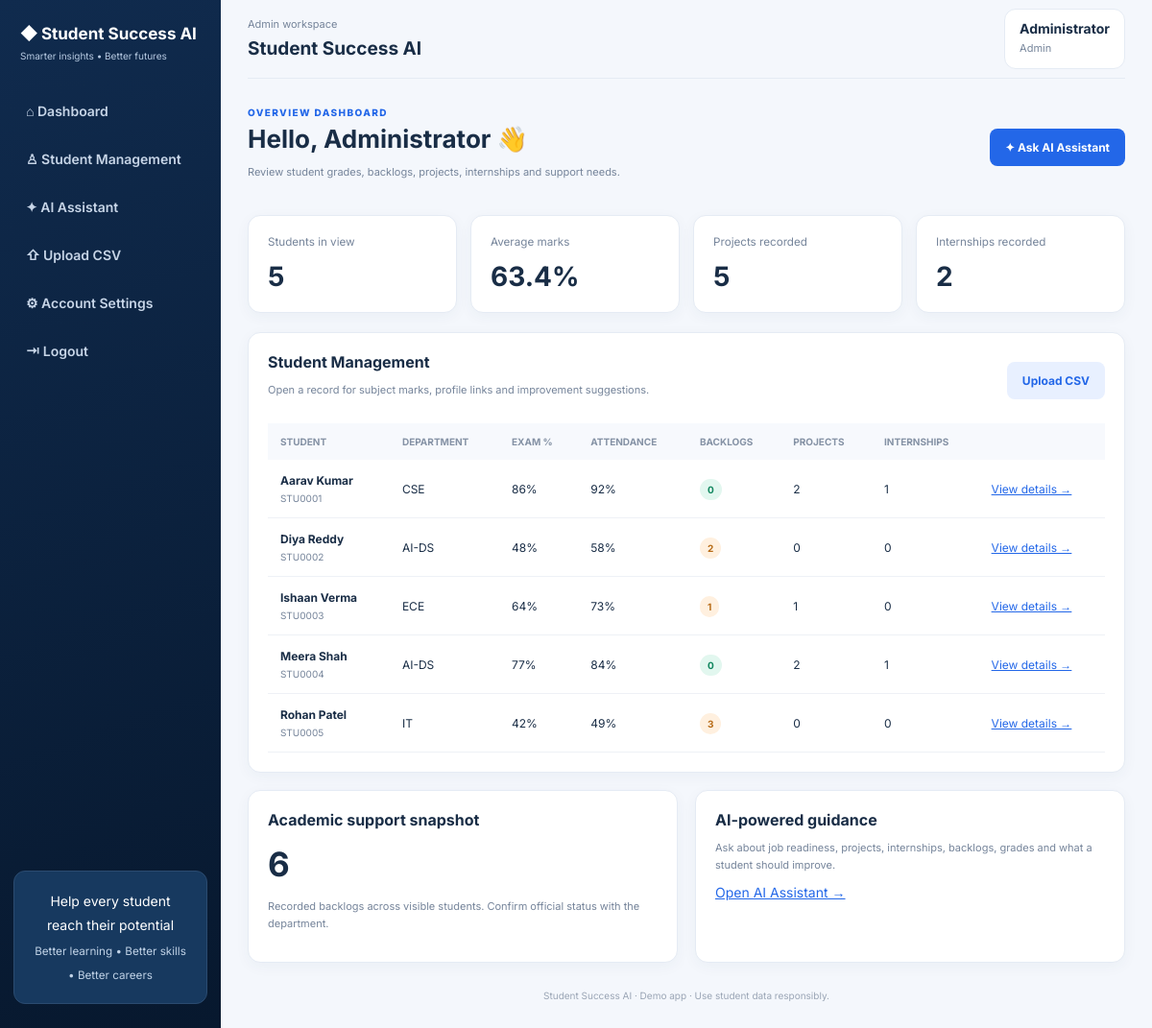
The app's page /dashboard (signed in) with its own data.
### tables this page shows
CREATE TABLE users(id INTEGER PRIMARY KEY,username TEXT UNIQUE,password_hash TEXT,role TEXT,student_id TEXT,display_name TEXT);

CREATE TABLE students(student_id TEXT PRIMARY KEY,student_name TEXT,department TEXT,attendance_pct REAL DEFAULT 0,average_marks REAL DEFAULT 0,skills_score REAL DEFAULT 0,backlogs INTEGER DEFAULT 0,projects INTEGER DEFAULT 0,internships INTEGER DEFAULT 0,courses INTEGER DEFAULT 0,certifications INTEGER DEFAULT 0,linkedin_url TEXT DEFAULT '',github_url TEXT DEFAULT '',exam_percentage REAL DEFAULT 0);

### app.py (the view)
@app.route('/dashboard')
def dashboard():
 u=who()
 if not u:return redirect(url_for('login'))
 ss=list_students(u); avg=round(sum(s['average_marks'] for s in ss)/len(ss),1) if ss else 0
 return render_template('dashboard.html',user=u,students=ss,average=avg,projects=sum(s['projects'] for s in ss),internships=sum(s['internships'] for s in ss),backlogs=sum(s['backlogs'] for s in ss))

### app.py (called while the page is built)
def db():
 c=sqlite3.connect(DB); c.row_factory=sqlite3.Row; return c

def who():
 if not session.get('uid'): return None
 with db() as c: return c.execute('SELECT * FROM users WHERE id=?',(session['uid'],)).fetchone()

def list_students(u):
 with db() as c: return c.execute('SELECT * FROM students ORDER BY student_name').fetchall() if u['role'] in ('admin','staff') else c.execute('SELECT * FROM students WHERE student_id=?',(u['student_id'],)).fetchall()

### templates/dashboard.html
{% extends "base.html" %}{% block content %}<section class="welcome"><div><small class="eyebrow">OVERVIEW DASHBOARD</small><h1>Hello, {{user['display_name']}} 👋</h1><p class="muted">{% if user['role'] in ['admin','staff'] %}Review student grades, backlogs, projects, internships and support needs.{% elif user['role']=='parent' %}View the linked student's academic progress.{% else %}Track your own academic and career progress.{% endif %}</p></div><a class="btn primary" href="{{url_for('ai')}}">✦ Ask AI Assistant</a></section><div class="stats"><div class="stat"><small>Students in view</small><strong>{{students|length}}</strong></div><div class="stat"><small>Average marks</small><strong>{{average}}%</strong></div><div class="stat"><small>Projects recorded</small><strong>{{projects}}</strong></div><div class="stat"><small>Internships recorded</small><strong>{{internships}}</strong></div></div><section class="panel"><div class="panelhead"><div><h2>{% if user['role'] in ['admin','staff'] %}Student Management{% else %}My Student Profile{% endif %}</h2><p class="muted">Open a record for subject marks, profile links and improvement suggestions.</p></div>{% if user['role']=='admin' %}<a class="btn pale" href="{{url_for('upload')}}">Upload CSV</a>{% endif %}</div><div class="tablewrap"><table><thead><tr><th>Student</th><th>Department</th><th>Exam %</th><th>Attendance</th><th>Backlogs</th><th>Projects</th><th>Internships</th><th></th></tr></thead><tbody>{% for s in students %}<tr><td><b>{{s['student_name']}}</b><small>{{s['student_id']}}</small></td><td>{{s['department']}}</td><td>{{s['exam_percentage']|round|int}}%</td><td>{{s['attendance_pct']|round|int}}%</td><td><span class="badge {% if s['backlogs'] %}warn{% else %}ok{% endif %}">{{s['backlogs']}}</span></td><td>{{s['projects']}}</td><td>{{s['internships']}}</td><td><a href="{{url_for('student',sid=s['student_id'])}}">View details →</a></td></tr>{% endfor %}</tbody></table></div></section><div class="twocol"><section class="panel"><h2>Academic support snapshot</h2><strong class="big">{{backlogs}}</strong><p class="muted">Recorded backlogs across visible students. Confirm official status with the department.</p></section><section class="panel"><h2>AI-powered guidance</h2><p class="muted">Ask about job readiness, projects, internships, backlogs, grades and what a student should improve.</p><a href="{{url_for('ai')}}">Open AI Assistant →</a></section></div>{% endblock %}

### templates/base.html
<!doctype html><html><head><meta charset="utf-8"><meta name="viewport" content="width=device-width,initial-scale=1"><title>Student Success AI</title><link rel="stylesheet" href="{{url_for('static',filename='style.css')}}"></head><body>{% if user %}<aside class="sidebar"><div class="brand"><b>◆ Student Success AI</b><small>Smarter insights • Better futures</small></div><nav><a href="{{url_for('dashboard')}}">⌂ Dashboard</a><a href="{{url_for('dashboard')}}">♙ Student Management</a><a href="{{url_for('ai')}}">✦ AI Assistant</a>{% if user['role']=='admin' %}<a href="{{url_for('upload')}}">⇧ Upload CSV</a>{% endif %}{% if user['role'] in ['admin','staff'] %}<a href="{{url_for('settings')}}">⚙ Account Settings</a>{% endif %}<a href="{{url_for('logout')}}">⇥ Logout</a></nav><div class="side-note">Help every student reach their potential<br><small>Better learning • Better skills • Better careers</small></div></aside>{% endif %}<main class="{% if user %}main{% else %}login-main{% endif %}">{% if user %}<header class="topbar"><div><small>{{user['role']|title}} workspace</small><h2>Student Success AI</h2></div><div class="userpill"><b>{{user['display_name']}}</b><small>{{user['role']|title}}</small></div></header>{% endif %}{% with msgs=get_flashed_messages(with_categories=true) %}{% for cat,msg in msgs %}<div class="flash {{cat}}">{{msg}}</div>{% endfor %}{% endwith %}{% block content %}{% endblock %}<footer>Student Success AI · Demo app · Use student data responsibly.</footer></main></body></html>

### static/style.css (style rules this page uses)
:root { --blue:#2367e8;--navy:#102b4e;--bg:#f4f7fc;--text:#192d46;--muted:#75849a;--line:#e5ebf4 }
* { box-sizing:border-box }
body { margin:0;background:var(--bg);font:14px Inter,Segoe UI,sans-serif;color:var(--text) }
.sidebar { position:fixed;inset:0 auto 0 0;width:230px;background:linear-gradient(160deg,#102b4e,#07182e);color:white;padding:25px 14px;display:flex;flex-direction:column }
.brand { font-size:17px;padding:0 7px 30px }
.brand small { display:block;font-size:10px;color:#b8cbe3;margin-top:7px }
.sidebar nav { display:grid;gap:7px }
.sidebar nav a { color:#c7d5e7;text-decoration:none;padding:13px;border-radius:8px;font-weight:600 }
.side-note { margin-top:auto;background:#17395f;border:1px solid #2b4b70;border-radius:12px;padding:18px;text-align:center;line-height:1.8 }
.side-note small { color:#c1d3e7 }
.main { margin-left:230px;padding:0 28px 20px;min-height:100vh }
.topbar { height:82px;border-bottom:1px solid var(--line);display:flex;justify-content:space-between;align-items:center;margin-bottom:25px }
.topbar h2 { margin:4px 0;font-size:19px }
.topbar small,.muted { color:var(--muted);font-size:11px;line-height:1.6 }
.userpill { background:white;border:1px solid var(--line);padding:11px 15px;border-radius:12px }
.userpill small { display:block;margin-top:4px }
.welcome { display:flex;justify-content:space-between;align-items:center;gap:20px;margin:12px 0 24px }
.welcome h1 { font-size:26px;margin:5px 0 }
.eyebrow { color:var(--blue);font-size:10px;letter-spacing:1.4px;font-weight:800 }
.btn { display:inline-flex;border:0;border-radius:8px;padding:12px 16px;text-decoration:none;font:700 12px Inter;cursor:pointer }
.primary { background:var(--blue);color:white }
.pale { background:#e8f0ff;color:var(--blue) }
.stats { display:grid;grid-template-columns:repeat(4,1fr);gap:14px;margin-bottom:20px }
.stat,.panel { background:white;border:1px solid var(--line);border-radius:13px;box-shadow:0 4px 15px #203e650b;padding:20px }
.stat small { color:var(--muted);display:block }
.stat strong { font-size:28px;display:block;margin-top:12px }
.panel { margin-bottom:18px }
.panel h2 { font-size:16px;margin:0 0 8px }
.panelhead { display:flex;justify-content:space-between;align-items:center;margin-bottom:15px }
.tablewrap { overflow-x:auto }
table { border-collapse:collapse;width:100%;min-width:720px }
th { text-align:left;background:#f7f9fd;color:#8592a5;font-size:10px;padding:13px;text-transform:uppercase }
td { border-bottom:1px solid #eef1f6;padding:14px 13px;font-size:12px }
td small { display:block;color:var(--muted);margin-top:5px }
.badge { border-radius:20px;padding:5px 8px;font-size:10px;font-weight:700;white-space:nowrap }
.ok { background:#e2f7ef;color:#11865e }
.warn { background:#fff0df;color:#b76a15 }
.twocol { display:grid;grid-template-columns:repeat(2,minmax(0,1fr));gap:18px }
.twocol .panel { margin-bottom:0 }
.big { display:block;font-size:35px;margin:15px 0 }
footer { text-align:center;color:#9aa5b5;font-size:10px;padding:28px 0 8px }
a { color:var(--blue) }

### records on screen
users: role "Admin", display_name "Administrator"
students: student_name "Aarav Kumar", student_id "STU0001", department "CSE", exam_percentage "86", attendance_pct "92", backlogs "0", projects "2", internships "1"
students: student_name "Diya Reddy", student_id "STU0002", department "AI-DS", exam_percentage "48", attendance_pct "58", backlogs "2", projects "0", internships "0"
students: student_name "Ishaan Verma", student_id "STU0003", department "ECE", exam_percentage "64", attendance_pct "73", backlogs "1", projects "1", internships "0"
students: student_name "Meera Shah", student_id "STU0004", department "AI-DS", exam_percentage "77", attendance_pct "84", backlogs "0", projects "2", internships "1"
students: student_name "Rohan Patel", student_id "STU0005", department "IT", exam_percentage "42", attendance_pct "49", backlogs "3", projects "0", internships "0"

### other values on screen
{{ students|length }} "5"
{{ average }} "63.4"
{{ projects }} "5"
{{ internships }} "2"
{{ backlogs }} "6"
